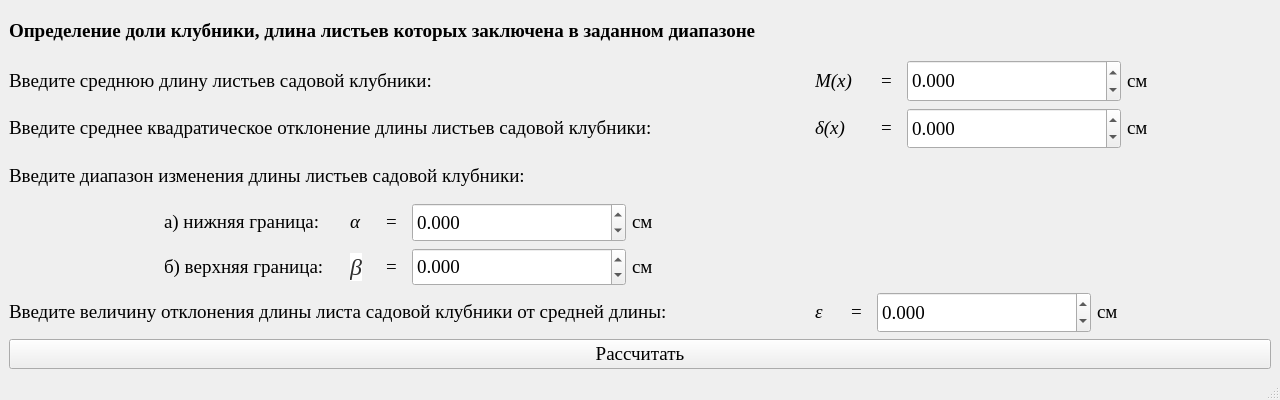
<?xml version="1.0" encoding="UTF-8"?>
<ui version="4.0">
 <class>MainWindow</class>
 <widget class="QMainWindow" name="MainWindow">
  <property name="geometry">
   <rect>
    <x>0</x>
    <y>0</y>
    <width>1280</width>
    <height>400</height>
   </rect>
  </property>
  <property name="minimumSize">
   <size>
    <width>1280</width>
    <height>400</height>
   </size>
  </property>
  <property name="maximumSize">
   <size>
    <width>1280</width>
    <height>400</height>
   </size>
  </property>
  <property name="windowTitle">
   <string>Определение доли клубники, длина листьев которых заключена в заданном диапазоне</string>
  </property>
  <widget class="QWidget" name="centralwidget">
   <layout class="QGridLayout" name="gridLayout_5" rowstretch="1,6,1">
    <item row="0" column="0">
     <widget class="QLabel" name="label_11">
      <property name="minimumSize">
       <size>
        <width>400</width>
        <height>35</height>
       </size>
      </property>
      <property name="font">
       <font>
        <family>Times New Roman</family>
        <pointsize>14</pointsize>
        <weight>75</weight>
        <bold>true</bold>
       </font>
      </property>
      <property name="text">
       <string>&lt;html&gt;&lt;head/&gt;&lt;body&gt;&lt;p&gt;Определение доли клубники, длина листьев которых заключена в заданном диапазоне&lt;/p&gt;&lt;/body&gt;&lt;/html&gt;</string>
      </property>
     </widget>
    </item>
    <item row="1" column="0">
     <layout class="QGridLayout" name="gridLayout_4" rowstretch="1,1,1,2,1">
      <item row="0" column="0">
       <layout class="QGridLayout" name="gridLayout_3">
        <item row="0" column="0">
         <widget class="QLabel" name="label_12">
          <property name="minimumSize">
           <size>
            <width>800</width>
            <height>0</height>
           </size>
          </property>
          <property name="font">
           <font>
            <family>Times New Roman</family>
            <pointsize>14</pointsize>
           </font>
          </property>
          <property name="text">
           <string>&lt;html&gt;&lt;head/&gt;&lt;body&gt;&lt;p&gt;Введите среднюю длину листьев садовой клубники:&lt;/p&gt;&lt;/body&gt;&lt;/html&gt;</string>
          </property>
         </widget>
        </item>
        <item row="0" column="1">
         <widget class="QLabel" name="label_13">
          <property name="minimumSize">
           <size>
            <width>60</width>
            <height>0</height>
           </size>
          </property>
          <property name="maximumSize">
           <size>
            <width>60</width>
            <height>16777215</height>
           </size>
          </property>
          <property name="font">
           <font>
            <family>Times New Roman</family>
            <pointsize>14</pointsize>
            <italic>true</italic>
           </font>
          </property>
          <property name="text">
           <string>&lt;html&gt;&lt;head/&gt;&lt;body&gt;&lt;p&gt;M(x)&lt;/p&gt;&lt;/body&gt;&lt;/html&gt;</string>
          </property>
         </widget>
        </item>
        <item row="0" column="2">
         <widget class="QLabel" name="label_14">
          <property name="minimumSize">
           <size>
            <width>20</width>
            <height>0</height>
           </size>
          </property>
          <property name="maximumSize">
           <size>
            <width>20</width>
            <height>16777215</height>
           </size>
          </property>
          <property name="font">
           <font>
            <family>Times New Roman</family>
            <pointsize>14</pointsize>
           </font>
          </property>
          <property name="text">
           <string>&lt;html&gt;&lt;head/&gt;&lt;body&gt;&lt;p&gt;=&lt;/p&gt;&lt;/body&gt;&lt;/html&gt;</string>
          </property>
         </widget>
        </item>
        <item row="0" column="3">
         <widget class="QDoubleSpinBox" name="doubleSpinBox_3">
          <property name="minimumSize">
           <size>
            <width>214</width>
            <height>0</height>
           </size>
          </property>
          <property name="maximumSize">
           <size>
            <width>16777215</width>
            <height>220</height>
           </size>
          </property>
          <property name="font">
           <font>
            <family>Times New Roman</family>
            <pointsize>14</pointsize>
           </font>
          </property>
          <property name="decimals">
           <number>3</number>
          </property>
          <property name="minimum">
           <double>-16777215.000000000000000</double>
          </property>
          <property name="maximum">
           <double>16777215.000000000000000</double>
          </property>
          <property name="singleStep">
           <double>0.001000000000000</double>
          </property>
         </widget>
        </item>
        <item row="0" column="4">
         <widget class="QLabel" name="label_15">
          <property name="minimumSize">
           <size>
            <width>35</width>
            <height>0</height>
           </size>
          </property>
          <property name="maximumSize">
           <size>
            <width>35</width>
            <height>16777215</height>
           </size>
          </property>
          <property name="font">
           <font>
            <family>Times New Roman</family>
            <pointsize>14</pointsize>
           </font>
          </property>
          <property name="text">
           <string>&lt;html&gt;&lt;head/&gt;&lt;body&gt;&lt;p&gt;см&lt;/p&gt;&lt;/body&gt;&lt;/html&gt;</string>
          </property>
         </widget>
        </item>
        <item row="0" column="5">
         <widget class="QLabel" name="label_16">
          <property name="text">
           <string/>
          </property>
         </widget>
        </item>
       </layout>
      </item>
      <item row="1" column="0">
       <layout class="QGridLayout" name="gridLayout">
        <item row="0" column="0">
         <widget class="QLabel" name="label">
          <property name="minimumSize">
           <size>
            <width>800</width>
            <height>0</height>
           </size>
          </property>
          <property name="font">
           <font>
            <family>Times New Roman</family>
            <pointsize>14</pointsize>
           </font>
          </property>
          <property name="text">
           <string>&lt;html&gt;&lt;head/&gt;&lt;body&gt;&lt;p&gt;Введите среднее квадратическое отклонение длины листьев садовой клубники:&lt;/p&gt;&lt;/body&gt;&lt;/html&gt;</string>
          </property>
         </widget>
        </item>
        <item row="0" column="1">
         <widget class="QLabel" name="label_2">
          <property name="minimumSize">
           <size>
            <width>60</width>
            <height>0</height>
           </size>
          </property>
          <property name="maximumSize">
           <size>
            <width>60</width>
            <height>16777215</height>
           </size>
          </property>
          <property name="font">
           <font>
            <family>Times New Roman</family>
            <pointsize>14</pointsize>
            <italic>true</italic>
           </font>
          </property>
          <property name="text">
           <string>&lt;html&gt;&lt;head/&gt;&lt;body&gt;&lt;p&gt;δ(x)&lt;/p&gt;&lt;/body&gt;&lt;/html&gt;</string>
          </property>
         </widget>
        </item>
        <item row="0" column="2">
         <widget class="QLabel" name="label_3">
          <property name="minimumSize">
           <size>
            <width>20</width>
            <height>0</height>
           </size>
          </property>
          <property name="maximumSize">
           <size>
            <width>20</width>
            <height>16777215</height>
           </size>
          </property>
          <property name="font">
           <font>
            <family>Times New Roman</family>
            <pointsize>14</pointsize>
           </font>
          </property>
          <property name="text">
           <string>&lt;html&gt;&lt;head/&gt;&lt;body&gt;&lt;p&gt;=&lt;/p&gt;&lt;/body&gt;&lt;/html&gt;</string>
          </property>
         </widget>
        </item>
        <item row="0" column="3">
         <widget class="QDoubleSpinBox" name="doubleSpinBox">
          <property name="minimumSize">
           <size>
            <width>214</width>
            <height>0</height>
           </size>
          </property>
          <property name="maximumSize">
           <size>
            <width>16777215</width>
            <height>220</height>
           </size>
          </property>
          <property name="font">
           <font>
            <family>Times New Roman</family>
            <pointsize>14</pointsize>
           </font>
          </property>
          <property name="decimals">
           <number>3</number>
          </property>
          <property name="minimum">
           <double>-16777215.000000000000000</double>
          </property>
          <property name="maximum">
           <double>16777215.000000000000000</double>
          </property>
          <property name="singleStep">
           <double>0.001000000000000</double>
          </property>
         </widget>
        </item>
        <item row="0" column="4">
         <widget class="QLabel" name="label_4">
          <property name="minimumSize">
           <size>
            <width>35</width>
            <height>0</height>
           </size>
          </property>
          <property name="maximumSize">
           <size>
            <width>35</width>
            <height>16777215</height>
           </size>
          </property>
          <property name="font">
           <font>
            <family>Times New Roman</family>
            <pointsize>14</pointsize>
           </font>
          </property>
          <property name="text">
           <string>&lt;html&gt;&lt;head/&gt;&lt;body&gt;&lt;p&gt;см&lt;/p&gt;&lt;/body&gt;&lt;/html&gt;</string>
          </property>
         </widget>
        </item>
        <item row="0" column="5">
         <widget class="QLabel" name="label_5">
          <property name="text">
           <string/>
          </property>
         </widget>
        </item>
       </layout>
      </item>
      <item row="2" column="0">
       <widget class="QLabel" name="label_24">
        <property name="font">
         <font>
          <family>Times New Roman</family>
          <pointsize>14</pointsize>
         </font>
        </property>
        <property name="text">
         <string>Введите диапазон изменения длины листьев садовой клубники:</string>
        </property>
       </widget>
      </item>
      <item row="3" column="0">
       <layout class="QGridLayout" name="gridLayout_8" columnstretch="1,0,4">
        <item row="0" column="0" rowspan="2">
         <widget class="QLabel" name="label_17">
          <property name="font">
           <font>
            <family>Times New Roman</family>
            <pointsize>14</pointsize>
           </font>
          </property>
          <property name="text">
           <string>&lt;html&gt;&lt;head/&gt;&lt;body&gt;&lt;p/&gt;&lt;/body&gt;&lt;/html&gt;</string>
          </property>
         </widget>
        </item>
        <item row="0" column="1">
         <layout class="QGridLayout" name="gridLayout_6">
          <item row="0" column="1">
           <widget class="QLabel" name="label_21">
            <property name="minimumSize">
             <size>
              <width>30</width>
              <height>0</height>
             </size>
            </property>
            <property name="maximumSize">
             <size>
              <width>30</width>
              <height>16777215</height>
             </size>
            </property>
            <property name="font">
             <font>
              <family>Times New Roman</family>
              <pointsize>14</pointsize>
              <italic>true</italic>
             </font>
            </property>
            <property name="text">
             <string>&lt;html&gt;&lt;head/&gt;&lt;body&gt;&lt;p&gt;α&lt;/p&gt;&lt;/body&gt;&lt;/html&gt;</string>
            </property>
           </widget>
          </item>
          <item row="0" column="2">
           <widget class="QLabel" name="label_19">
            <property name="minimumSize">
             <size>
              <width>20</width>
              <height>0</height>
             </size>
            </property>
            <property name="maximumSize">
             <size>
              <width>20</width>
              <height>16777215</height>
             </size>
            </property>
            <property name="font">
             <font>
              <family>Times New Roman</family>
              <pointsize>14</pointsize>
             </font>
            </property>
            <property name="text">
             <string>&lt;html&gt;&lt;head/&gt;&lt;body&gt;&lt;p&gt;=&lt;/p&gt;&lt;/body&gt;&lt;/html&gt;</string>
            </property>
           </widget>
          </item>
          <item row="0" column="3">
           <widget class="QDoubleSpinBox" name="doubleSpinBox_5">
            <property name="minimumSize">
             <size>
              <width>214</width>
              <height>0</height>
             </size>
            </property>
            <property name="maximumSize">
             <size>
              <width>16777215</width>
              <height>220</height>
             </size>
            </property>
            <property name="font">
             <font>
              <family>Times New Roman</family>
              <pointsize>14</pointsize>
             </font>
            </property>
            <property name="decimals">
             <number>3</number>
            </property>
            <property name="minimum">
             <double>-16777215.000000000000000</double>
            </property>
            <property name="maximum">
             <double>16777215.000000000000000</double>
            </property>
            <property name="singleStep">
             <double>0.001000000000000</double>
            </property>
           </widget>
          </item>
          <item row="0" column="0">
           <widget class="QLabel" name="label_18">
            <property name="minimumSize">
             <size>
              <width>180</width>
              <height>0</height>
             </size>
            </property>
            <property name="font">
             <font>
              <family>Times New Roman</family>
              <pointsize>14</pointsize>
             </font>
            </property>
            <property name="text">
             <string>&lt;html&gt;&lt;head/&gt;&lt;body&gt;&lt;p&gt;а) нижняя граница:&lt;/p&gt;&lt;/body&gt;&lt;/html&gt;</string>
            </property>
           </widget>
          </item>
          <item row="0" column="4">
           <widget class="QLabel" name="label_26">
            <property name="minimumSize">
             <size>
              <width>35</width>
              <height>0</height>
             </size>
            </property>
            <property name="maximumSize">
             <size>
              <width>35</width>
              <height>16777215</height>
             </size>
            </property>
            <property name="font">
             <font>
              <family>Times New Roman</family>
              <pointsize>14</pointsize>
             </font>
            </property>
            <property name="text">
             <string>&lt;html&gt;&lt;head/&gt;&lt;body&gt;&lt;p&gt;см&lt;/p&gt;&lt;/body&gt;&lt;/html&gt;</string>
            </property>
           </widget>
          </item>
         </layout>
        </item>
        <item row="0" column="2" rowspan="2">
         <widget class="QLabel" name="label_22">
          <property name="font">
           <font>
            <family>Times New Roman</family>
            <pointsize>14</pointsize>
           </font>
          </property>
          <property name="text">
           <string>&lt;html&gt;&lt;head/&gt;&lt;body&gt;&lt;p/&gt;&lt;/body&gt;&lt;/html&gt;</string>
          </property>
         </widget>
        </item>
        <item row="1" column="1">
         <layout class="QGridLayout" name="gridLayout_7">
          <item row="0" column="0">
           <widget class="QLabel" name="label_20">
            <property name="minimumSize">
             <size>
              <width>180</width>
              <height>0</height>
             </size>
            </property>
            <property name="font">
             <font>
              <family>Times New Roman</family>
              <pointsize>14</pointsize>
             </font>
            </property>
            <property name="text">
             <string>&lt;html&gt;&lt;head/&gt;&lt;body&gt;&lt;p&gt;&lt;span style=&quot; font-size:14pt;&quot;&gt;б) верхняя граница:&lt;/span&gt;&lt;/p&gt;&lt;/body&gt;&lt;/html&gt;</string>
            </property>
           </widget>
          </item>
          <item row="0" column="3">
           <widget class="QDoubleSpinBox" name="doubleSpinBox_6">
            <property name="minimumSize">
             <size>
              <width>214</width>
              <height>0</height>
             </size>
            </property>
            <property name="maximumSize">
             <size>
              <width>16777215</width>
              <height>220</height>
             </size>
            </property>
            <property name="font">
             <font>
              <family>Times New Roman</family>
              <pointsize>14</pointsize>
             </font>
            </property>
            <property name="decimals">
             <number>3</number>
            </property>
            <property name="minimum">
             <double>-16777215.000000000000000</double>
            </property>
            <property name="maximum">
             <double>16777215.000000000000000</double>
            </property>
            <property name="singleStep">
             <double>0.001000000000000</double>
            </property>
           </widget>
          </item>
          <item row="0" column="2">
           <widget class="QLabel" name="label_23">
            <property name="minimumSize">
             <size>
              <width>20</width>
              <height>0</height>
             </size>
            </property>
            <property name="maximumSize">
             <size>
              <width>20</width>
              <height>16777215</height>
             </size>
            </property>
            <property name="font">
             <font>
              <family>Times New Roman</family>
              <pointsize>14</pointsize>
             </font>
            </property>
            <property name="text">
             <string>&lt;html&gt;&lt;head/&gt;&lt;body&gt;&lt;p&gt;=&lt;/p&gt;&lt;/body&gt;&lt;/html&gt;</string>
            </property>
           </widget>
          </item>
          <item row="0" column="1">
           <widget class="QLabel" name="label_25">
            <property name="minimumSize">
             <size>
              <width>30</width>
              <height>0</height>
             </size>
            </property>
            <property name="maximumSize">
             <size>
              <width>30</width>
              <height>16777215</height>
             </size>
            </property>
            <property name="font">
             <font>
              <family>Times New Roman</family>
              <pointsize>14</pointsize>
              <italic>true</italic>
             </font>
            </property>
            <property name="text">
             <string>&lt;html&gt;&lt;head/&gt;&lt;body&gt;&lt;p&gt;&lt;span style=&quot; font-family:'YS Text','Arial','Helvetica','Arial Unicode MS','sans-serif'; font-size:24px; color:#333333; background-color:#ffffff;&quot;&gt;β&lt;/span&gt;&lt;/p&gt;&lt;/body&gt;&lt;/html&gt;</string>
            </property>
           </widget>
          </item>
          <item row="0" column="4">
           <widget class="QLabel" name="label_27">
            <property name="minimumSize">
             <size>
              <width>35</width>
              <height>0</height>
             </size>
            </property>
            <property name="maximumSize">
             <size>
              <width>35</width>
              <height>16777215</height>
             </size>
            </property>
            <property name="font">
             <font>
              <family>Times New Roman</family>
              <pointsize>14</pointsize>
             </font>
            </property>
            <property name="text">
             <string>&lt;html&gt;&lt;head/&gt;&lt;body&gt;&lt;p&gt;см&lt;/p&gt;&lt;/body&gt;&lt;/html&gt;</string>
            </property>
           </widget>
          </item>
         </layout>
        </item>
       </layout>
      </item>
      <item row="4" column="0">
       <layout class="QGridLayout" name="gridLayout_2">
        <item row="0" column="0">
         <widget class="QLabel" name="label_6">
          <property name="minimumSize">
           <size>
            <width>800</width>
            <height>0</height>
           </size>
          </property>
          <property name="font">
           <font>
            <family>Times New Roman</family>
            <pointsize>14</pointsize>
           </font>
          </property>
          <property name="text">
           <string>&lt;html&gt;&lt;head/&gt;&lt;body&gt;&lt;p&gt;Введите величину отклонения длины листа садовой клубники от средней длины:&lt;/p&gt;&lt;/body&gt;&lt;/html&gt;</string>
          </property>
         </widget>
        </item>
        <item row="0" column="1">
         <widget class="QLabel" name="label_7">
          <property name="minimumSize">
           <size>
            <width>30</width>
            <height>0</height>
           </size>
          </property>
          <property name="maximumSize">
           <size>
            <width>30</width>
            <height>16777215</height>
           </size>
          </property>
          <property name="font">
           <font>
            <family>Times New Roman</family>
            <pointsize>14</pointsize>
            <italic>true</italic>
           </font>
          </property>
          <property name="text">
           <string>&lt;html&gt;&lt;head/&gt;&lt;body&gt;&lt;p&gt;ε&lt;/p&gt;&lt;/body&gt;&lt;/html&gt;</string>
          </property>
         </widget>
        </item>
        <item row="0" column="2">
         <widget class="QLabel" name="label_8">
          <property name="minimumSize">
           <size>
            <width>20</width>
            <height>0</height>
           </size>
          </property>
          <property name="maximumSize">
           <size>
            <width>20</width>
            <height>16777215</height>
           </size>
          </property>
          <property name="font">
           <font>
            <family>Times New Roman</family>
            <pointsize>14</pointsize>
           </font>
          </property>
          <property name="text">
           <string>&lt;html&gt;&lt;head/&gt;&lt;body&gt;&lt;p&gt;=&lt;/p&gt;&lt;/body&gt;&lt;/html&gt;</string>
          </property>
         </widget>
        </item>
        <item row="0" column="3">
         <widget class="QDoubleSpinBox" name="doubleSpinBox_2">
          <property name="minimumSize">
           <size>
            <width>214</width>
            <height>0</height>
           </size>
          </property>
          <property name="maximumSize">
           <size>
            <width>16777215</width>
            <height>220</height>
           </size>
          </property>
          <property name="font">
           <font>
            <family>Times New Roman</family>
            <pointsize>14</pointsize>
           </font>
          </property>
          <property name="decimals">
           <number>3</number>
          </property>
          <property name="minimum">
           <double>-16777215.000000000000000</double>
          </property>
          <property name="maximum">
           <double>16777215.000000000000000</double>
          </property>
          <property name="singleStep">
           <double>0.001000000000000</double>
          </property>
         </widget>
        </item>
        <item row="0" column="4">
         <widget class="QLabel" name="label_9">
          <property name="minimumSize">
           <size>
            <width>35</width>
            <height>0</height>
           </size>
          </property>
          <property name="maximumSize">
           <size>
            <width>35</width>
            <height>16777215</height>
           </size>
          </property>
          <property name="font">
           <font>
            <family>Times New Roman</family>
            <pointsize>14</pointsize>
           </font>
          </property>
          <property name="text">
           <string>&lt;html&gt;&lt;head/&gt;&lt;body&gt;&lt;p&gt;см&lt;/p&gt;&lt;/body&gt;&lt;/html&gt;</string>
          </property>
         </widget>
        </item>
        <item row="0" column="5">
         <widget class="QLabel" name="label_10">
          <property name="text">
           <string/>
          </property>
         </widget>
        </item>
       </layout>
      </item>
     </layout>
    </item>
    <item row="2" column="0">
     <widget class="QPushButton" name="pushButton">
      <property name="font">
       <font>
        <family>Times New Roman</family>
        <pointsize>14</pointsize>
       </font>
      </property>
      <property name="text">
       <string>Рассчитать</string>
      </property>
     </widget>
    </item>
   </layout>
  </widget>
  <widget class="QStatusBar" name="statusbar"/>
 </widget>
 <resources/>
 <connections/>
</ui>
